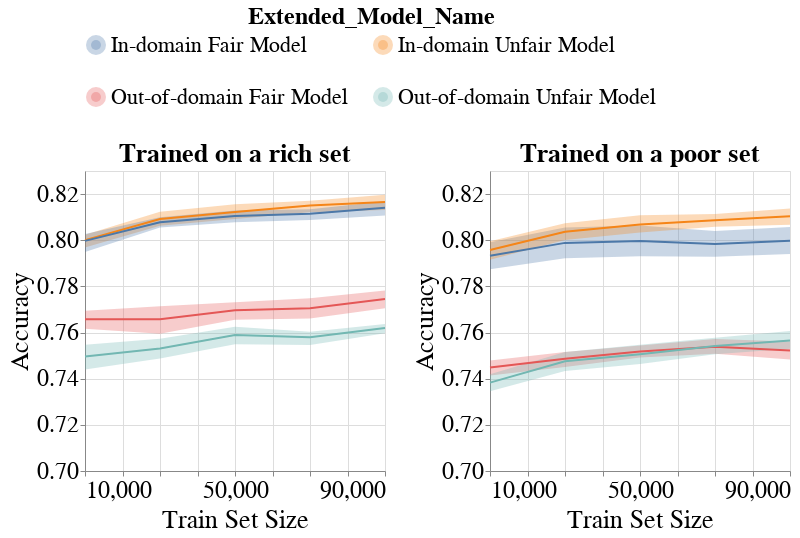

Here is the notebook cell this chart was saved with:
### Markdown cell above
## Metrics Visualization and Reporting

### Code cell
create_group_metric_line_bands_per_dataset_plot(metrics_per_exp_dct=metrics_per_exp_dct,
                                                experiment_names=EXPERIMENT_NAMES,
                                                model_name=MODEL_NAMES[0],
                                                metric_type='subgroup',
                                                metric_name='Accuracy',
                                                group_name='overall',
                                                ylim=[0.7, 0.83],
                                                with_band=True)
